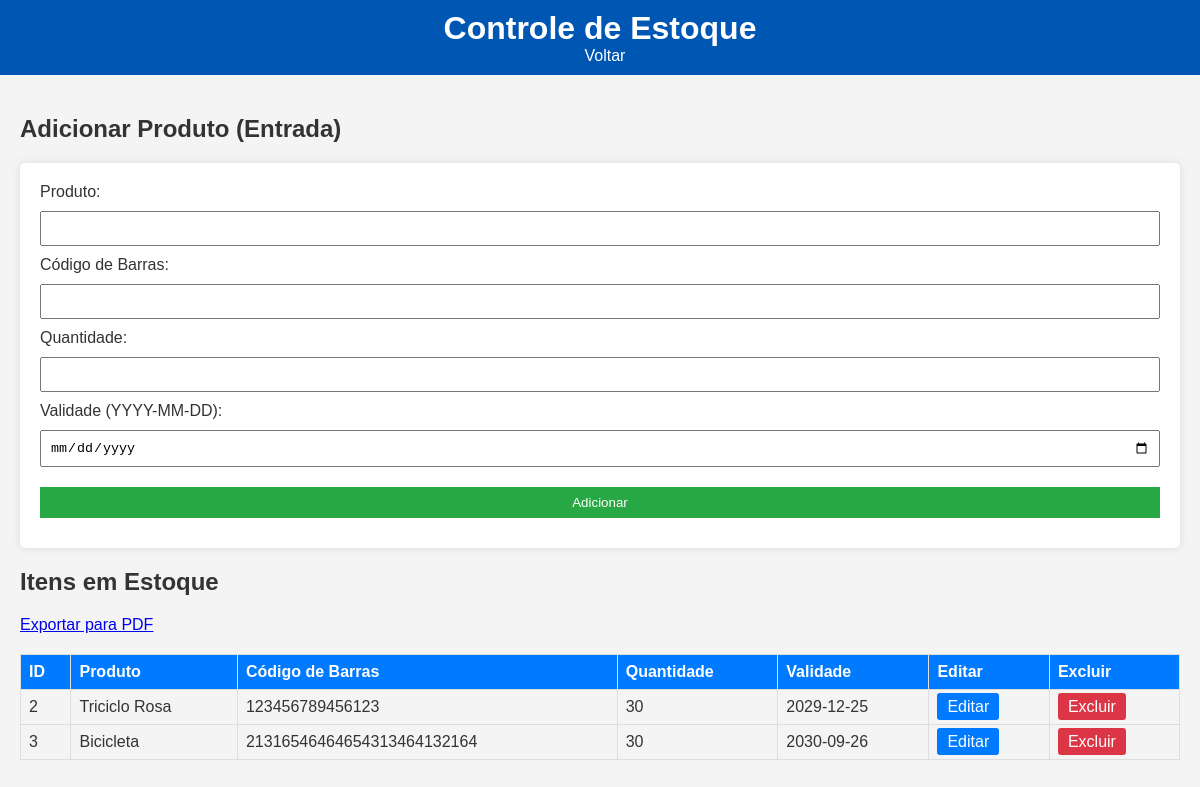
Page /estoque on the earlier database version.
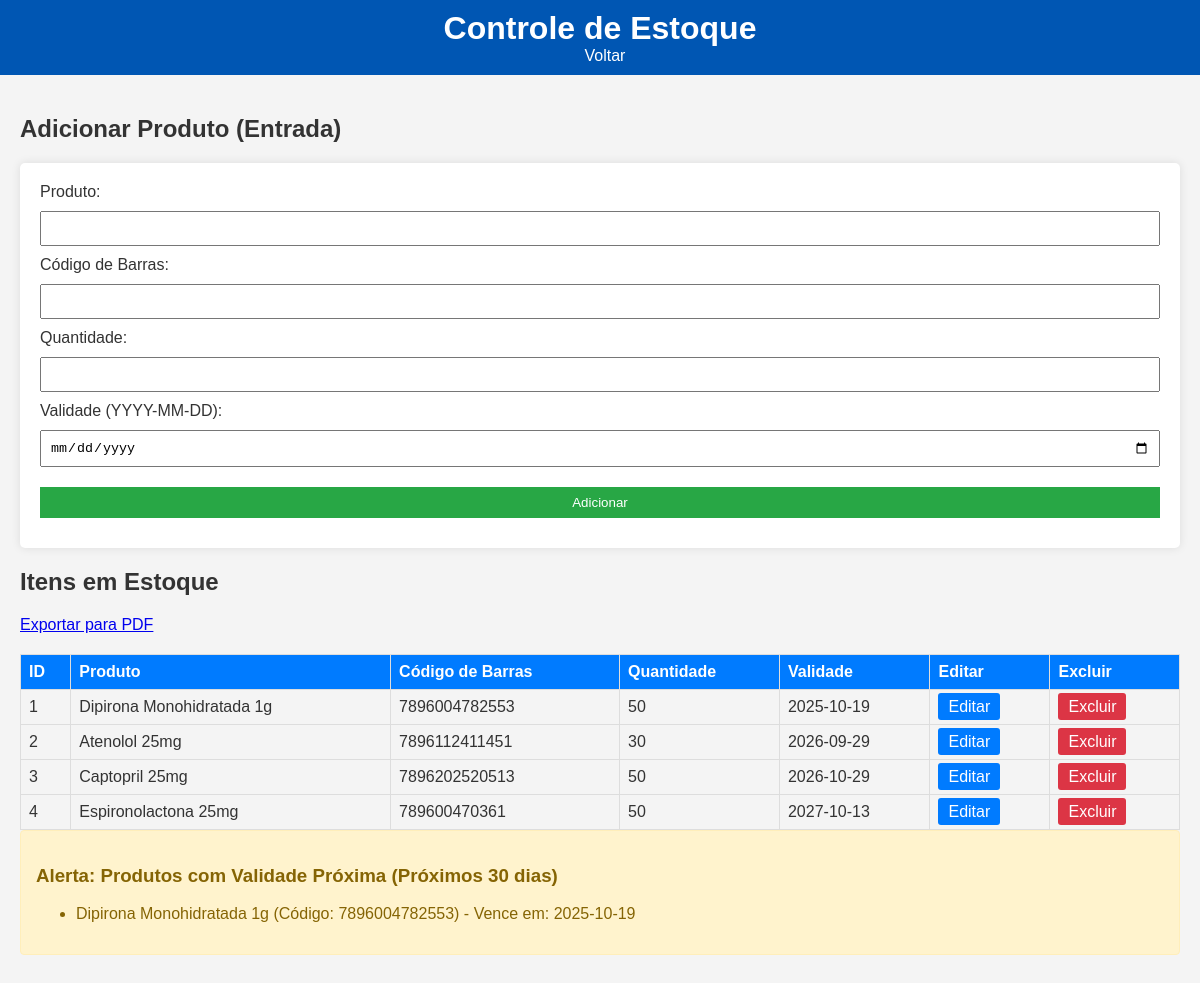
Same page on the later database version.
### tables this page shows
CREATE TABLE estoque (
                 id INTEGER PRIMARY KEY,
                 produto TEXT,
                 codigo_barras TEXT,
                 quantidade INTEGER,
                 validade DATE);

### app.py (the view, shortened to what this page needs)
@app.route('/estoque', methods=['GET', 'POST'])
def estoque():
    conn = sqlite3.connect('gestao.db')
    c = conn.cursor()
    c.execute("SELECT * FROM estoque ORDER BY validade ASC")
    itens = c.fetchall()
    data_hoje = datetime.date.today()
    data_limite = data_hoje + datetime.timedelta(days=30)
    c.execute("SELECT * FROM estoque WHERE validade BETWEEN ? AND ? ORDER BY validade ASC",
              (data_hoje.strftime('%Y-%m-%d'), data_limite.strftime('%Y-%m-%d')))
    vencimento_proximo = c.fetchall()
    c.execute("SELECT * FROM estoque WHERE validade < ? ORDER BY validade ASC", (data_hoje.strftime('%Y-%m-%d'),))
    vencidos = c.fetchall()
    conn.close()
    return render_template('estoque.html',
                           itens=itens,
                           vencidos=vencidos,
                           vencimento_proximo=vencimento_proximo)

### templates/estoque.html (shortened to what this page needs)
<!DOCTYPE html>
<html lang="pt-BR">
<head>
    <link rel="stylesheet" href="{{ url_for('static', filename='style.css') }}">
</head>
<body>
    <header>
        <h1>Controle de Estoque</h1>
        <a href="/" class="back-btn">Voltar</a>
    </header>
    <main>
        <h2>Adicionar Produto (Entrada)</h2>
        <form method="POST" aria-label="Formulário de adição de produto">
            <label for="produto">Produto:</label>
            <input type="text" id="produto" name="produto" required aria-required="true"><br>
            <label for="codigo_barras">Código de Barras:</label>
            <input type="text" id="codigo_barras" name="codigo_barras" required aria-required="true"><br>
            <label for="quantidade">Quantidade:</label>
            <input type="number" id="quantidade" name="quantidade" required aria-required="true"><br>
            <label for="validade">Validade (YYYY-MM-DD):</label>
            <input type="date" id="validade" name="validade" required aria-required="true"><br>
            <button type="submit">Adicionar</button>
        </form>
        <h2>Itens em Estoque</h2>
        <div style="margin-bottom: 15px;">
            <a href="{{ url_for('relatorio_estoque_pdf') }}" target="_blank" class="btn-export">
                Exportar para PDF
            </a>
        </div>
        <table>
            <tr>
                <th>ID</th>
                <th>Produto</th>
                <th>Código de Barras</th>
                <th>Quantidade</th>
                <th>Validade</th>
                <th>Editar</th>
                <th>Excluir</th>
            </tr>
            {% for item in itens %}
            <tr>
                <td>{{ item[0] }}</td>
                <td>{{ item[1] }}</td>
                <td>{{ item[2] }}</td>
                <td>{{ item[3] }}</td>
                <td>{{ item[4] }}</td>
                <td><a href="{{ url_for('editar_item', id=item[0]) }}" class="btn-edit">Editar</a></td>
                <td><a href="{{ url_for('deletar_item', id=item[0]) }}" class="btn-delete" onclick="return confirm('Tem certeza?');">Excluir</a></td>
            </tr>
            {% endfor %}
        </table>
        {% if vencimento_proximo %}
        <div class="alert alert-warning">
            <h3>Alerta: Produtos com Validade Próxima (Próximos 30 dias)</h3>
            <ul>
                {% for item in vencimento_proximo %}
                    <li>{{ item[1] }} (Código: {{ item[2] }}) - Vence em: {{ item[4] }}</li>
                {% endfor %}
            </ul>
        </div>
        {% endif %}
    </main>
</body>
</html>

Differences in the rows shown:
added estoque: id "1", produto "Dipirona Monohidratada 1g", codigo_barras "7896004782553", quantidade "50", validade "2025-10-19"
changed estoque id 2: produto "Triciclo Rosa" → "Atenolol 25mg"; codigo_barras "123456789456123" → "7896112411451"; validade "2029-12-25" → "2026-09-29"
changed estoque id 3: produto "Bicicleta" → "Captopril 25mg"; codigo_barras "21316546464654313464132164" → "7896202520513"; quantidade "30" → "50"; validade "2030-09-26" → "2026-10-29"
added estoque: id "4", produto "Espironolactona 25mg", codigo_barras "789600470361", quantidade "50", validade "2027-10-13", shown under "Itens em Estoque"
Other differences:
text now shown: "Alerta: Produtos com Validade Próxima (Próximos 30 dias)"
